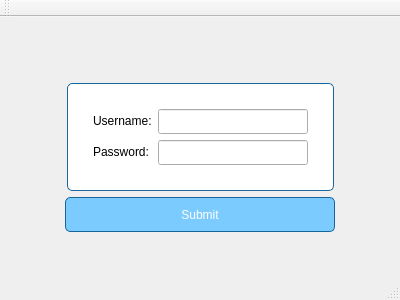
<?xml version="1.0" encoding="UTF-8"?>
<ui version="4.0">
 <class>MainWindow</class>
 <widget class="QMainWindow" name="MainWindow">
  <property name="geometry">
   <rect>
    <x>0</x>
    <y>0</y>
    <width>400</width>
    <height>300</height>
   </rect>
  </property>
  <property name="windowTitle">
   <string>MainWindow</string>
  </property>
  <property name="styleSheet">
   <string notr="true"/>
  </property>
  <widget class="QWidget" name="centralWidget">
   <property name="styleSheet">
    <string notr="true">#centralWidget {
	border-image: url(:/images/login_bg.png); 
}</string>
   </property>
   <layout class="QVBoxLayout" name="verticalLayout">
    <item>
     <spacer name="verticalSpacer">
      <property name="orientation">
       <enum>Qt::Vertical</enum>
      </property>
      <property name="sizeHint" stdset="0">
       <size>
        <width>20</width>
        <height>40</height>
       </size>
      </property>
     </spacer>
    </item>
    <item>
     <layout class="QHBoxLayout" name="horizontalLayout_2">
      <property name="topMargin">
       <number>20</number>
      </property>
      <property name="bottomMargin">
       <number>0</number>
      </property>
      <item>
       <spacer name="horizontalSpacer_3">
        <property name="orientation">
         <enum>Qt::Horizontal</enum>
        </property>
        <property name="sizeHint" stdset="0">
         <size>
          <width>40</width>
          <height>20</height>
         </size>
        </property>
       </spacer>
      </item>
      <item>
       <widget class="QFrame" name="formFrame">
        <property name="styleSheet">
         <string notr="true">#formFrame {
	border: 1px solid  rgb(24, 103, 155);
	border-radius: 5px;
	background-color: white;
}</string>
        </property>
        <layout class="QFormLayout" name="formLayout">
         <property name="leftMargin">
          <number>25</number>
         </property>
         <property name="topMargin">
          <number>25</number>
         </property>
         <property name="rightMargin">
          <number>25</number>
         </property>
         <property name="bottomMargin">
          <number>25</number>
         </property>
         <item row="0" column="0">
          <widget class="QLabel" name="label">
           <property name="text">
            <string>Username:</string>
           </property>
          </widget>
         </item>
         <item row="1" column="0">
          <widget class="QLabel" name="label_2">
           <property name="text">
            <string>Password:</string>
           </property>
          </widget>
         </item>
         <item row="0" column="1">
          <widget class="QLineEdit" name="userInput">
           <property name="minimumSize">
            <size>
             <width>150</width>
             <height>25</height>
            </size>
           </property>
          </widget>
         </item>
         <item row="1" column="1">
          <widget class="QLineEdit" name="passwordInput">
           <property name="minimumSize">
            <size>
             <width>150</width>
             <height>25</height>
            </size>
           </property>
           <property name="echoMode">
            <enum>QLineEdit::Password</enum>
           </property>
          </widget>
         </item>
        </layout>
       </widget>
      </item>
      <item>
       <spacer name="horizontalSpacer_4">
        <property name="orientation">
         <enum>Qt::Horizontal</enum>
        </property>
        <property name="sizeHint" stdset="0">
         <size>
          <width>40</width>
          <height>20</height>
         </size>
        </property>
       </spacer>
      </item>
     </layout>
    </item>
    <item>
     <layout class="QHBoxLayout" name="horizontalLayout">
      <item>
       <spacer name="horizontalSpacer">
        <property name="orientation">
         <enum>Qt::Horizontal</enum>
        </property>
        <property name="sizeHint" stdset="0">
         <size>
          <width>40</width>
          <height>20</height>
         </size>
        </property>
       </spacer>
      </item>
      <item>
       <widget class="QPushButton" name="loginButton">
        <property name="minimumSize">
         <size>
          <width>270</width>
          <height>35</height>
         </size>
        </property>
        <property name="styleSheet">
         <string notr="true">border: 1px solid rgb(24, 103, 155);
border-radius: 5px;
background-color: rgb(124, 203, 255);
color: white;
</string>
        </property>
        <property name="text">
         <string>Submit</string>
        </property>
       </widget>
      </item>
      <item>
       <spacer name="horizontalSpacer_2">
        <property name="orientation">
         <enum>Qt::Horizontal</enum>
        </property>
        <property name="sizeHint" stdset="0">
         <size>
          <width>40</width>
          <height>20</height>
         </size>
        </property>
       </spacer>
      </item>
     </layout>
    </item>
    <item>
     <spacer name="verticalSpacer_2">
      <property name="orientation">
       <enum>Qt::Vertical</enum>
      </property>
      <property name="sizeHint" stdset="0">
       <size>
        <width>20</width>
        <height>40</height>
       </size>
      </property>
     </spacer>
    </item>
   </layout>
  </widget>
  <widget class="QMenuBar" name="menuBar">
   <property name="geometry">
    <rect>
     <x>0</x>
     <y>0</y>
     <width>400</width>
     <height>19</height>
    </rect>
   </property>
  </widget>
  <widget class="QToolBar" name="mainToolBar">
   <attribute name="toolBarArea">
    <enum>TopToolBarArea</enum>
   </attribute>
   <attribute name="toolBarBreak">
    <bool>false</bool>
   </attribute>
  </widget>
  <widget class="QStatusBar" name="statusBar"/>
 </widget>
 <layoutdefault spacing="6" margin="11"/>
 <resources/>
 <connections/>
</ui>
